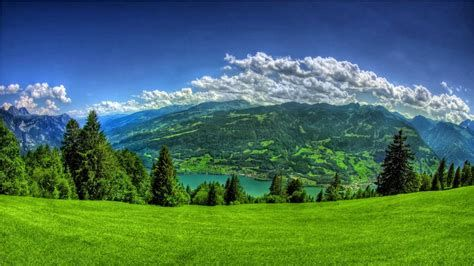
#> input picture Pengolahan Citra Dasar/Gambar.jpg, 474 x 266 px, found by its file name
$ python 2.ImageSharpeningLaplacian.py
#> lines starting #> are read from the running program, lines starting #| are printed output that depends on the picture
import cv2 as cv
import numpy as np

citra = citra = cv.imread("D:/ideapadGAMING/Download/Gambar.jpg")
#> citra is the input picture: shape (266, 474, 3); mean B, G, R 92.2, 112.5, 72.6

kernel = np.array([[-1, -1, -1],
                   [-1, 8, -1],
                   [-1, -1, -1]])

output = cv.filter2D(citra, -1, kernel)
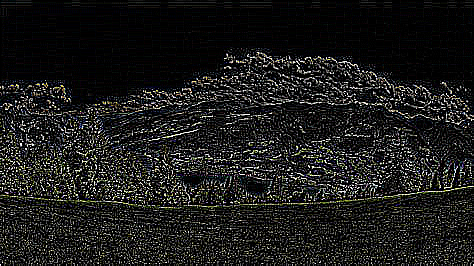
#> output: shape (266, 474, 3); mean B, G, R 27.5, 28.7, 28.6

cv.imshow('Gambar Asli', citra)
cv.imshow('Hasil Filtering', output)
cv.waitKey(0)
cv.destroyAllWindows()
